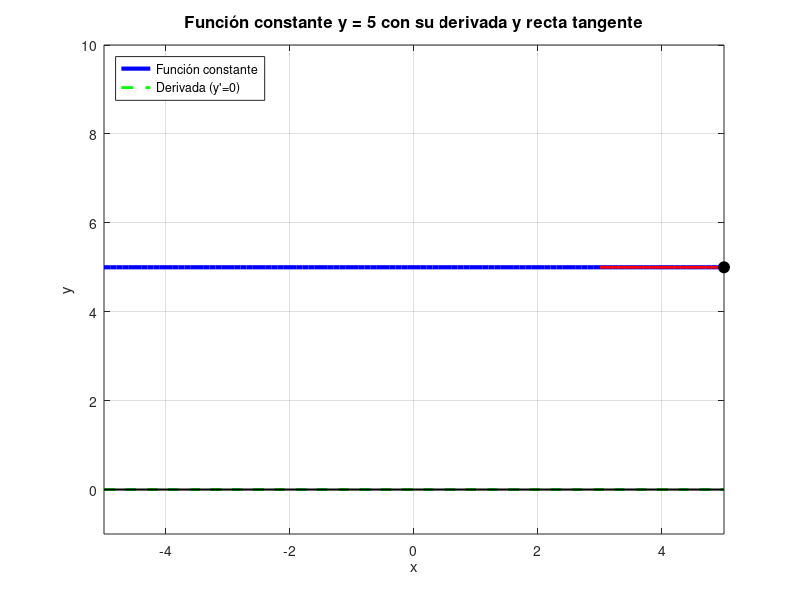

Recreate this plot in MATLAB.
% Código en MATLAB para graficar una función constante, su derivada y la recta tangente

% Limpiar la pantalla y las variables
clc;
clear;

% Definir el rango de x
x = -5:0.1:5;

% Definir la función constante y = 5
y = 5 * ones(size(x));

% Graficar la función constante
figure;
plot(x, y, 'b', 'LineWidth', 3); % Función en azul grueso
hold on;
grid on;
axis([-5 5 -1 10]); % Ajustar ejes
xlabel('x');
ylabel('y');
title('Función constante y = 5 con su derivada y recta tangente', 'FontSize', 12);

% Graficar la derivada (que es cero)
plot(x, zeros(size(x)), 'g--', 'LineWidth', 2); % Derivada en verde discontinuo

% Dibujar el eje x (y = 0)
plot([-5, 5], [0, 0], 'k', 'LineWidth', 1.5); % Eje x en negro

% Bucle para mostrar la recta tangente en diferentes posiciones
for i = 1:length(x)
    % Punto actual
    x0 = x(i);
    y0 = 5; % Valor constante
    
    % La recta tangente es la misma función (pendiente cero)
    x_tangent = x0 - 2:0.1:x0 + 2; % Segmento de recta
    y_tangent = 5 * ones(size(x_tangent)); % y = 5
    
    % Graficar elementos móviles
    plot(x_tangent, y_tangent, 'r', 'LineWidth', 2); % Recta tangente
    plot(x0, y0, 'ko', 'MarkerFaceColor', 'k', 'MarkerSize', 8); % Punto
    
    % Pausa para animación
    pause(0.05);
    
    % Borrar elementos móviles (excepto en la última iteración)
    if i < length(x)
        clf;
        % Volver a dibujar elementos fijos
        plot(x, y, 'b', 'LineWidth', 3);
        hold on;
        grid on;
        axis([-5 5 -1 10]);
        xlabel('x');
        ylabel('y');
        title('Función constante y = 5 con su derivada y recta tangente', 'FontSize', 12);
        plot(x, zeros(size(x)), 'g--', 'LineWidth', 2);
        plot([-5, 5], [0, 0], 'k', 'LineWidth', 1.5);
    end
end

% Leyenda final
legend('Función constante', 'Derivada (y''=0)', 'Location', 'northwest');